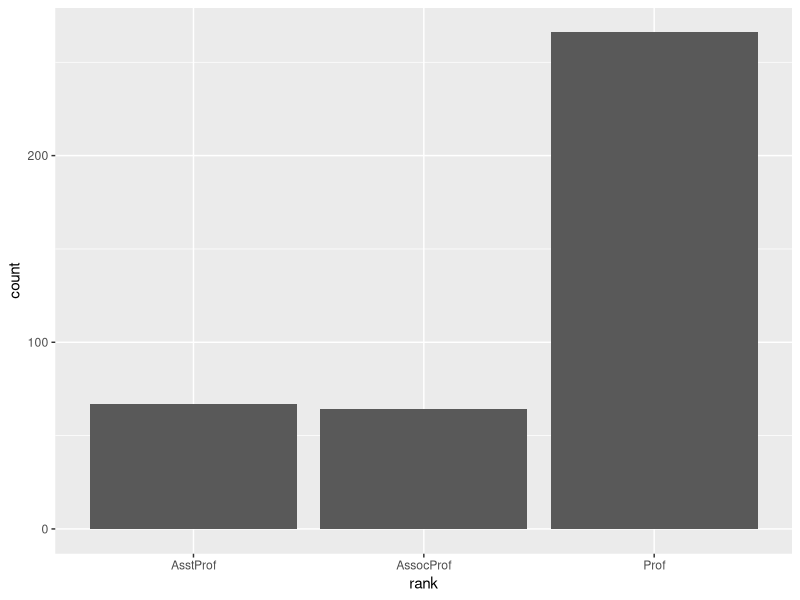
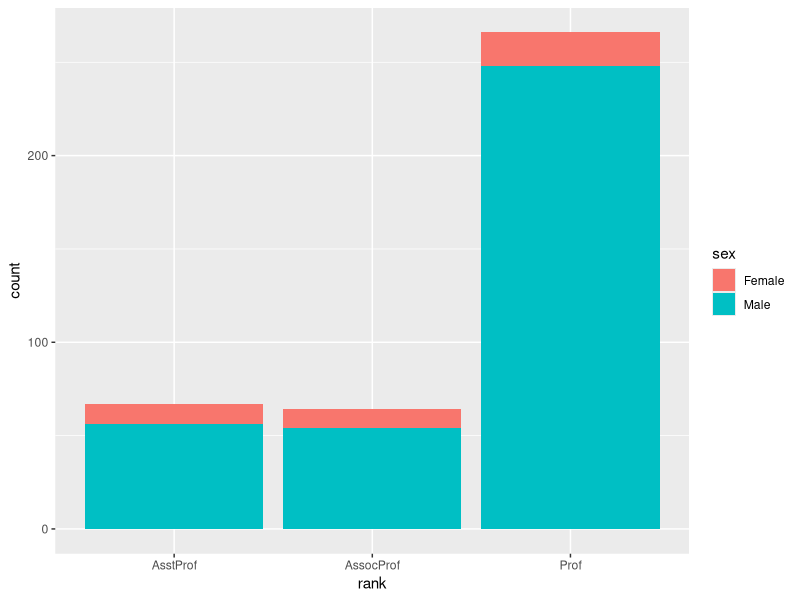
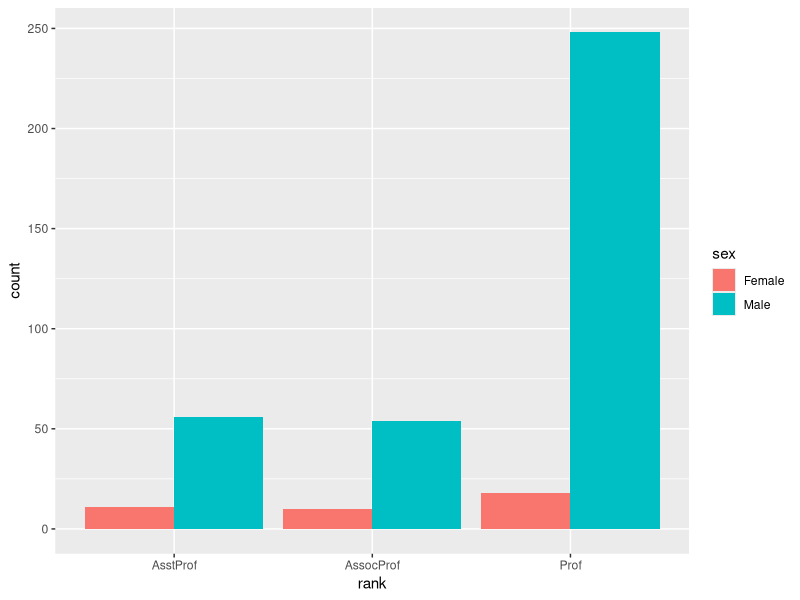
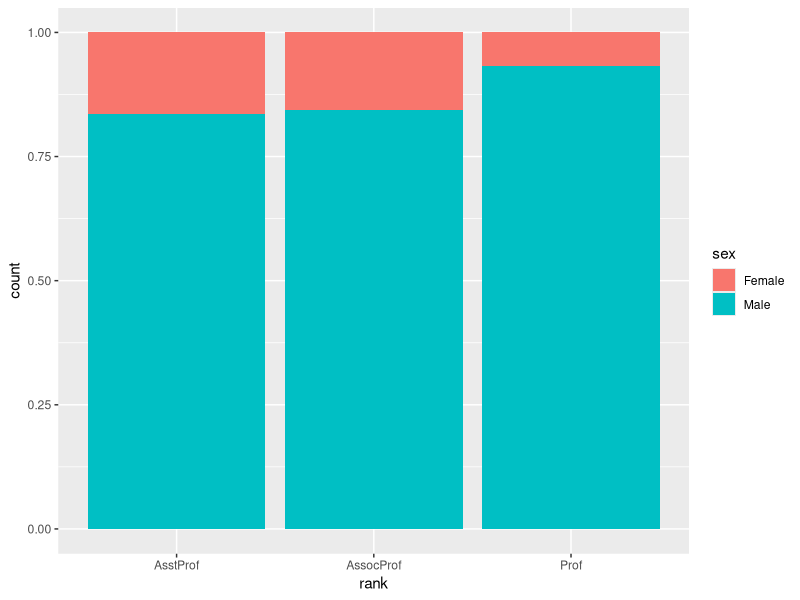
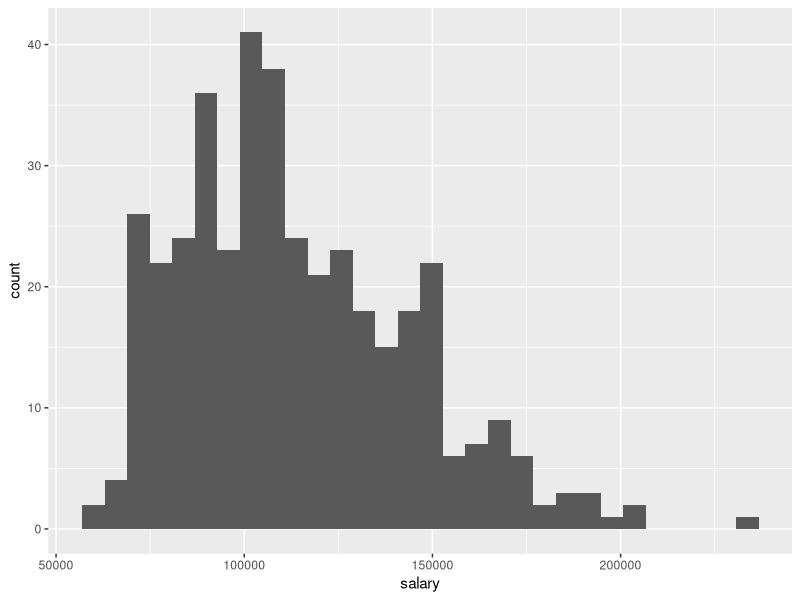
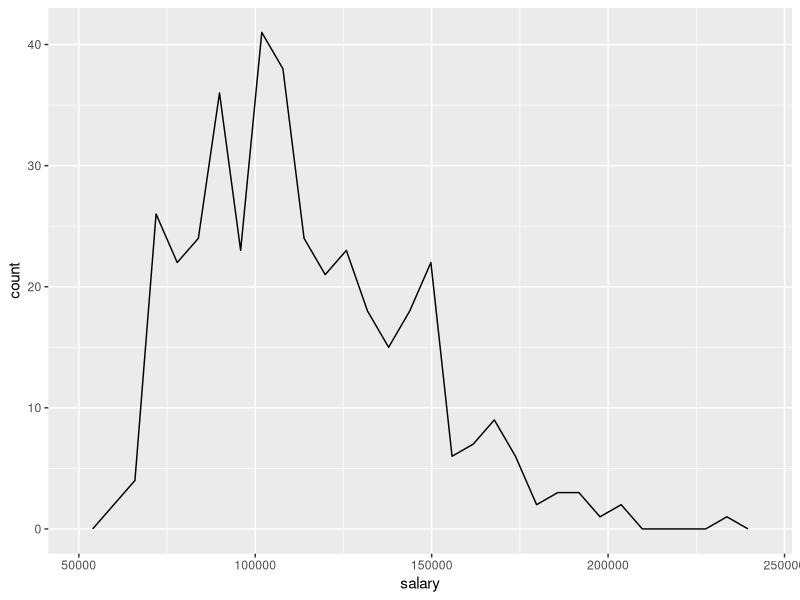
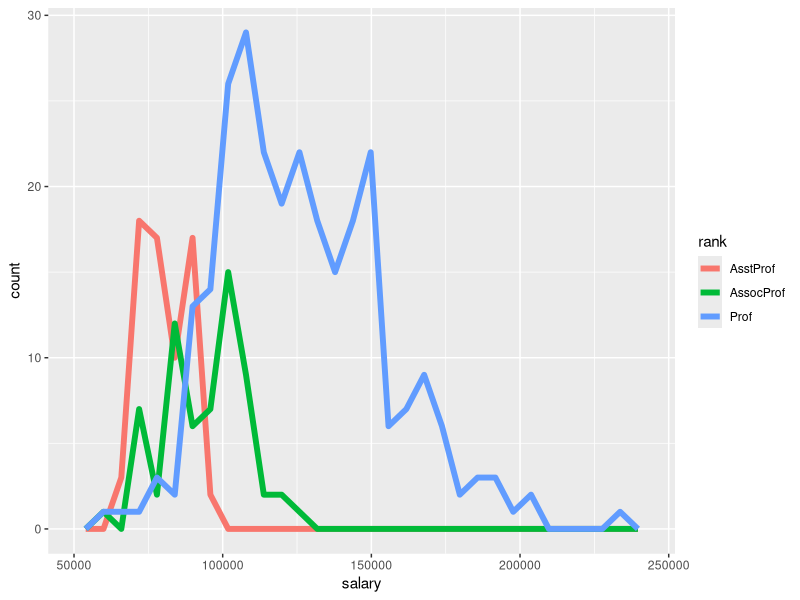
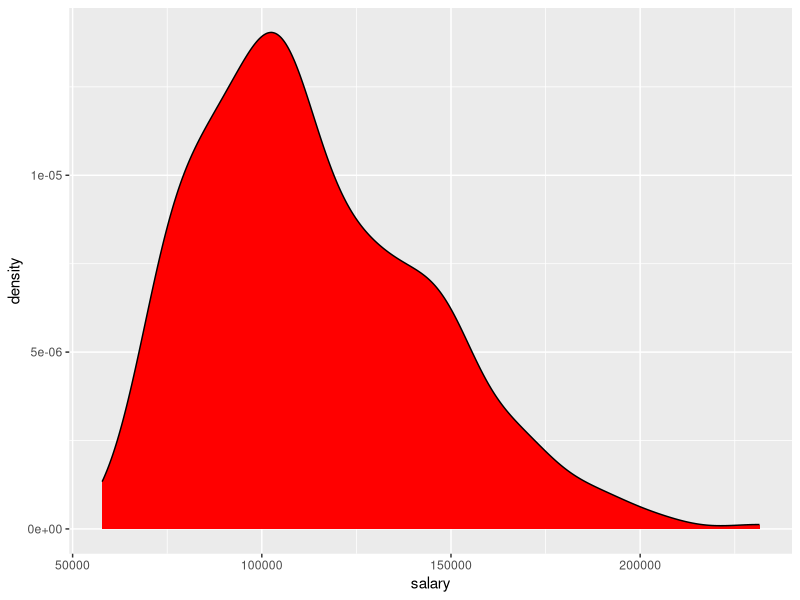

Generate these figures, in order, with R: (Note: this script raises an error after producing the figures.)
## Part 3. Graphics
library(car)
library(ggplot2)

# simple bar plot
ggplot(data=Salaries, aes(x=rank)) + 
  geom_bar()

# stacked bar plot
ggplot(data=Salaries, aes(x=rank, fill=sex)) + 
  geom_bar()

# grouped bar plot
ggplot(data=Salaries, aes(x=rank, fill=sex)) + 
  geom_bar(position="dodge")

# filled bar plot
ggplot(data=Salaries, aes(x=rank, fill=sex)) + 
  geom_bar(position="fill")


# histogram
ggplot(data=Salaries, aes(x=salary)) + 
  geom_histogram()


# frequency polygon
ggplot(data=Salaries, aes(x=salary)) + 
  geom_freqpoly()

# grouped frequency polygons
ggplot(data=Salaries, aes(x=salary, color=rank)) + 
  geom_freqpoly(size=2)

# kernal density plot
ggplot(data=Salaries, aes(x=salary)) + 
  geom_density(fill="red")

# grouped kernal density plot
ggplot(data=Salaries, aes(x=salary, fill=rank)) + 
  geom_density(alpha=.3)

# boxplot
ggplot(data=Salaries, aes(x=rank, y=salary)) + 
  geom_boxplot()


# cleveland dot plot
df <- mtcars
df$cars <- row.names(df)
ggplot(data=df, aes(x=mpg, y=auto)) + 
  geom_point()

# strip plot
ggplot(data=Salaries, aes(x=salary, y=rank)) +
  geom_point()

# jittered strip plot
ggplot(data=Salaries, aes(x=salary, y=rank, color=rank)) + 
  geom_jitter() +
  theme(legend.position="none")


# scatter plot
ggplot(data=Salaries, aes(x=yrs.since.phd, y=salary)) + 
  geom_point()

# scatter plot with fit
ggplot(data=Salaries, aes(x=yrs.since.phd, y=salary)) + 
  geom_point() + 
  geom_smooth()

# scatter plot with line of best fit
ggplot(data=Salaries, aes(x=yrs.since.phd, y=salary)) + 
  geom_point() + 
  geom_smooth(method="lm", formula=y~x)

# grouping
ggplot(data=Salaries, aes(x=yrs.since.phd, y=salary, 
                          color=rank)) + 
  geom_point()

ggplot(data=Salaries, aes(x=yrs.since.phd, y=salary, 
                          color=rank, shape=sex)) + 
  geom_point()

# facets
ggplot(data=Salaries, aes(x=yrs.since.phd, y=salary)) + 
  geom_point() + 
  facet_grid(. ~ sex)

# line charts
ggplot(economics, aes(date, unemploy)) + geom_line()

ggplot(economics, aes(date, unemploy)) + 
  geom_line(linetype="dotted", color="blue", size=1)

ggplot(data=Salaries, aes(x=yrs.since.phd, y=salary)) + 
  geom_point() + 
  facet_grid(sex ~ rank)

# scales
ggplot(mtcars, aes(x=wt, y=mpg)) + geom_point() +
  scale_x_continuous(breaks=seq(1,6,1), limits=c(1, 6)) +
  scale_y_continuous(breaks=seq(5, 35, 5),limits=c(5,35))

ggplot(Salaries, aes(x=rank)) + geom_bar() +
  scale_x_discrete(limits = c("Prof", "AsstProf", "AssocProf"))

ggplot(Salaries, aes(x=rank)) + geom_bar() +
  scale_x_discrete(limits = c("Prof", "AsstProf", "AssocProf"),
                   labels = c("Full\nProfessor", "Assistant\nProfessor" ,                
                              "Associate\nProfessor"))

# colors/fills
ggplot(Salaries, aes(x=rank, fill=rank)) + geom_bar() +
  scale_fill_manual(values=c("red", "green", "blue"))

ggplot(Salaries, aes(x=rank, fill=rank)) + geom_bar() +
  scale_fill_brewer()

ggplot(Salaries, aes(x=rank, fill=rank)) + geom_bar() +
  scale_fill_brewer(palette = "Set1")

# annotations
ggplot(data=mtcars, aes(x=wt, y=mpg, color=factor(am))) + 
  geom_point(size=2) +
  labs(title="Relationship of Auto Weight to Mileage", 
       subtitle="By Auto Transmission Type",
       caption = "Data from Motor Trend Magazine 1974",
       x = "Weight in Thousand Pounds", 
       y="Miles Per Gallon",
       color = "Transmission Type")

ggplot(data=mtcars, aes(x=wt, y=mpg)) + geom_point() +
  geom_hline(yintercept=20, color="red") +
  annotate("text", x=5, y=21, label="Average Mileage", color="red")  







